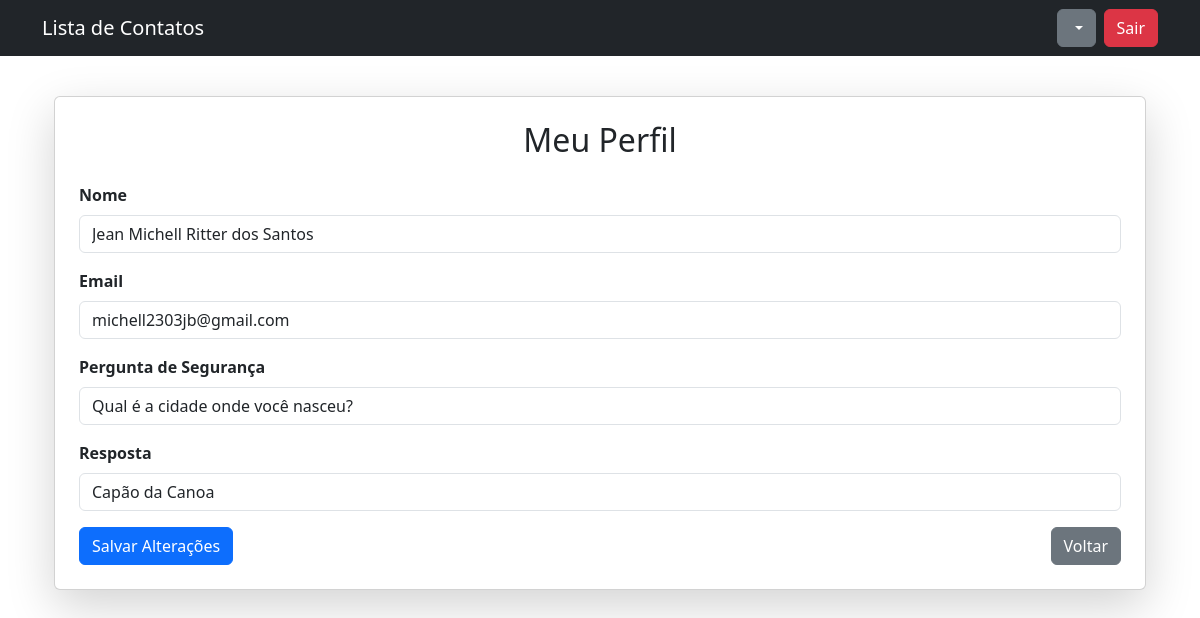
The page /perfil (signed in) on the database its author committed.
### tables this page shows
CREATE TABLE Usuario (
    id_usuario INTEGER PRIMARY KEY AUTOINCREMENT,
    nome TEXT NOT NULL,
    email TEXT NOT NULL UNIQUE,
    senha TEXT NOT NULL
, pergunta_seg TEXT, resposta_seg TEXT);

### app.py (the view, shortened to what this page needs)
@app.route('/perfil', methods=['GET', 'POST'])
def perfil():
    if 'user_id' not in session:
        return redirect(url_for('login'))
    user_id = session['user_id']
    conn = sqlite3.connect('database.db')
    cursor = conn.cursor()
    cursor.execute("SELECT nome, email, pergunta_seg, resposta_seg FROM Usuario WHERE id_usuario = ?", (user_id,))
    usuario = cursor.fetchone()
    conn.close()
    return render_template('perfil.html', usuario=usuario)

### templates/perfil.html (shortened to what this page needs)
{% extends "base.html" %}
{% block content %}
<nav class="navbar navbar-expand-lg navbar-dark bg-dark fixed-top">
  <div class="container">
    <a class="navbar-brand" href="{{ url_for('contatos') }}">Lista de Contatos</a>
    <div class="d-flex ms-auto align-items-center">
      <div class="dropdown me-2">
        <button class="btn btn-secondary dropdown-toggle" type="button" data-bs-toggle="dropdown">
        </button>
      </div>
      <a href="{{ url_for('logout') }}" class="btn btn-danger">Sair</a>
    </div>
  </div>
</nav>
<div class="container mt-5 pt-5">
  <div class="card shadow-lg p-4">
    <h2 class="mb-4 text-center">Meu Perfil</h2>
    <form method="POST">
      <div class="mb-3">
        <label class="form-label"><strong>Nome</strong></label>
        <input type="text" name="nome" class="form-control" value="{{ usuario[0] }}" required>
      </div>
      <div class="mb-3">
        <label class="form-label"><strong>Email</strong></label>
        <input type="email" name="email" class="form-control" value="{{ usuario[1] }}" required>
      </div>
      <div class="mb-3">
        <label class="form-label"><strong>Pergunta de Segurança</strong></label>
        <input type="text" name="pergunta_seg" class="form-control" value="{{ usuario[2] }}">
      </div>
      <div class="mb-3">
        <label class="form-label"><strong>Resposta</strong></label>
        <input type="text" name="resposta_seg" class="form-control" value="{{ usuario[3] }}">
      </div>
      <div class="d-flex justify-content-between">
        <button type="submit" class="btn btn-primary">Salvar Alterações</button>
        <a href="{{ url_for('contatos') }}" class="btn btn-secondary">Voltar</a>
      </div>
    </form>
  </div>
</div>
{% endblock %}

### rows shown on the page
Usuario: nome "Jean Michell Ritter dos Santos", email "michell2303jb@gmail.com", pergunta_seg "Qual é a cidade onde você nasceu?", resposta_seg "Capão da Canoa"
